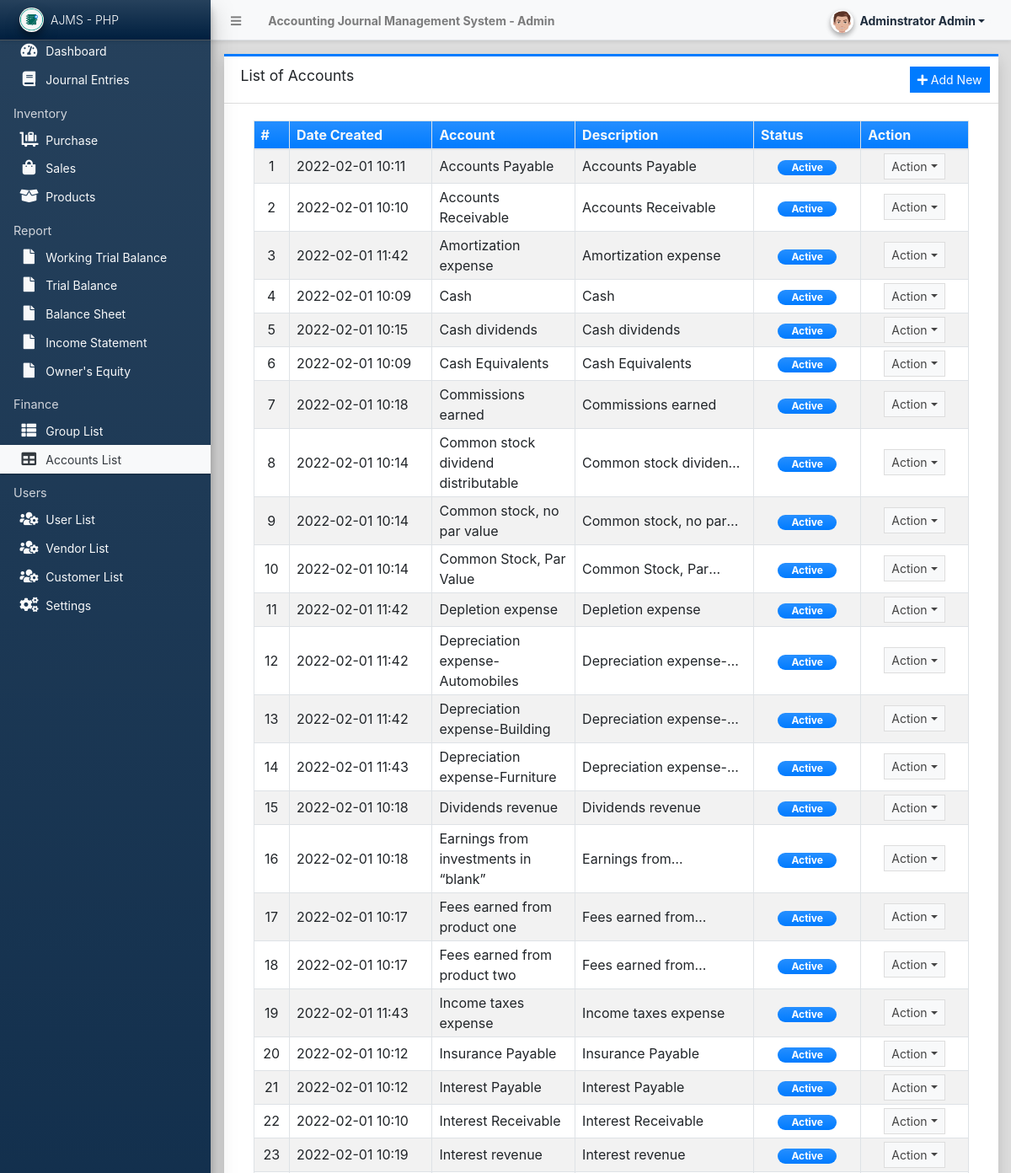
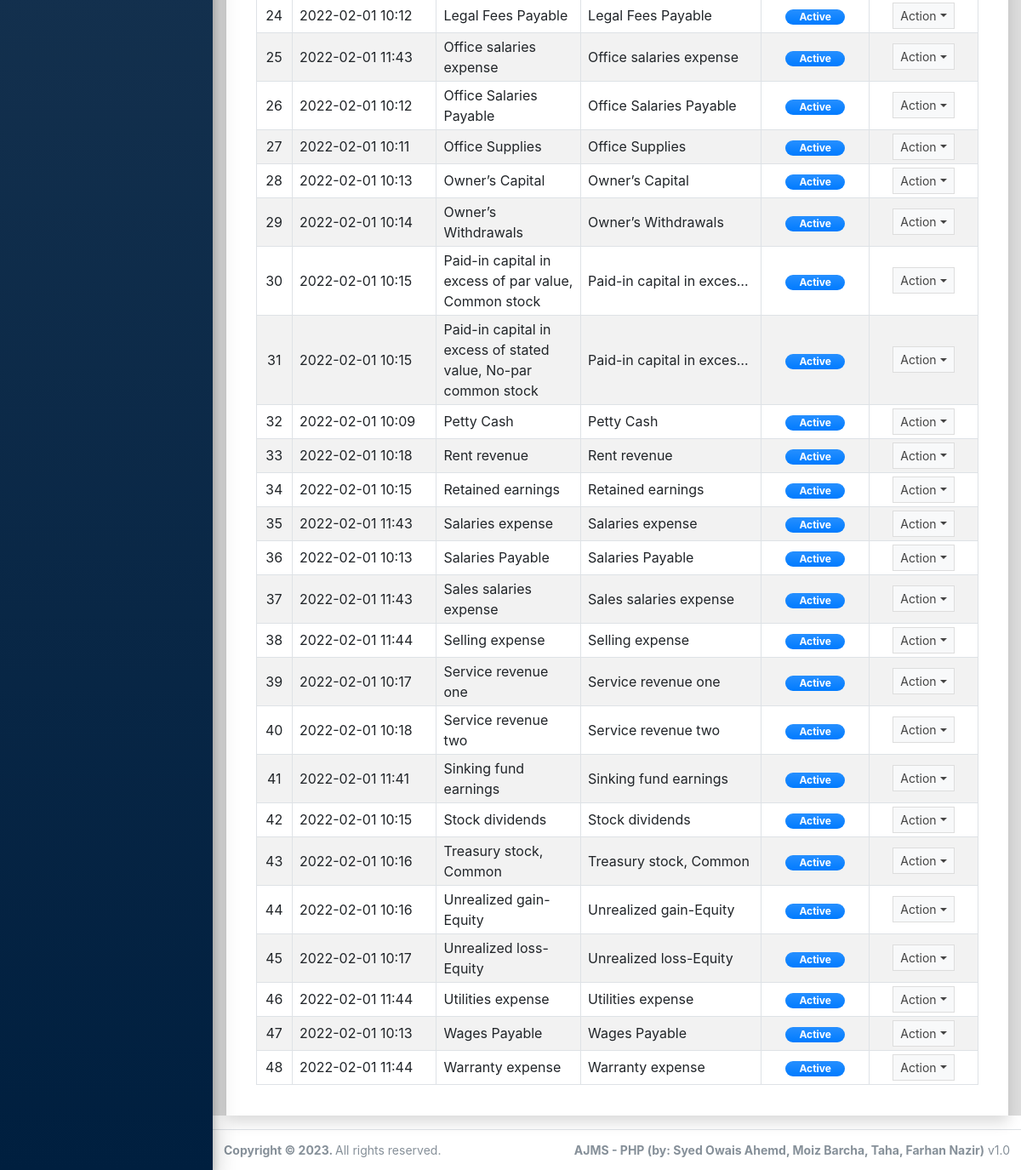
Page /admin/?page=accounts (signed in) on the earlier database version (2 pictures, top to bottom).
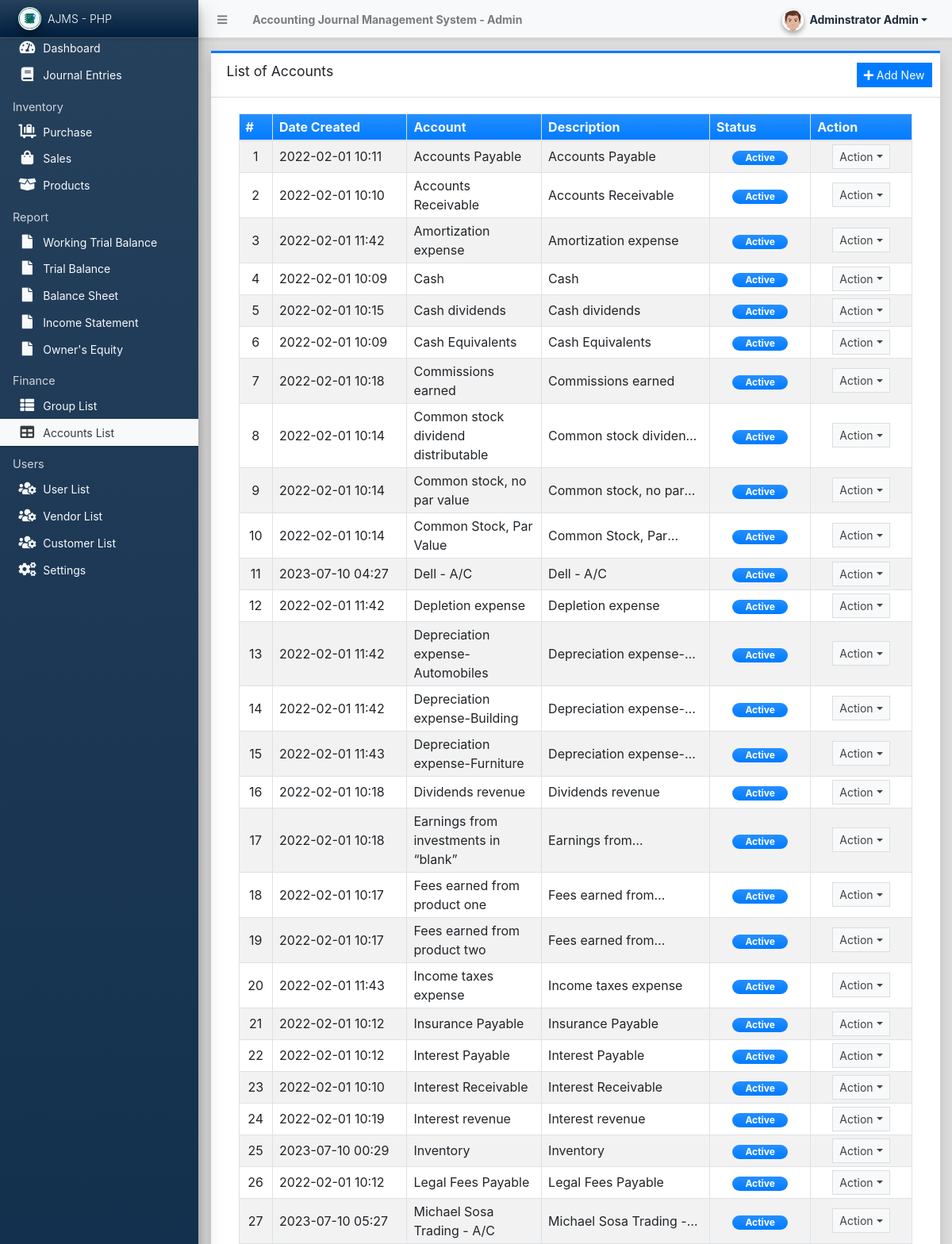
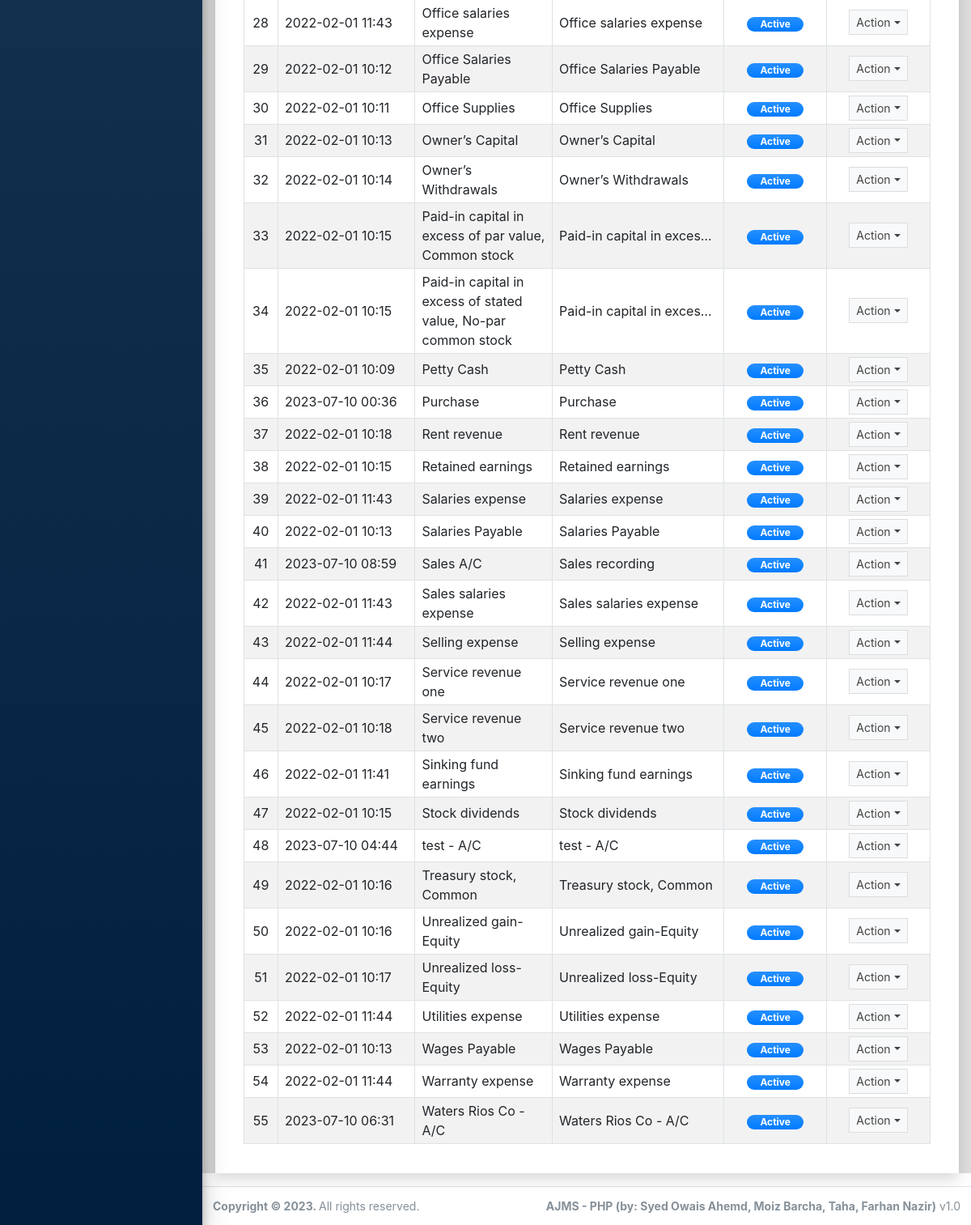
Same page on the later database version (2 pictures, top to bottom).
### tables this page shows
CREATE TABLE `account_list` (
  `id` int(30) NOT NULL,
  `name` text NOT NULL,
  `description` text NOT NULL,
  `status` tinyint(1) NOT NULL DEFAULT 1,
  `delete_flag` tinyint(1) NOT NULL DEFAULT 0,
  `date_created` datetime NOT NULL DEFAULT current_timestamp(),
  `date_updated` datetime DEFAULT NULL ON UPDATE current_timestamp()
);

### classes/DBConnection.php (called while the page is built, shortened)
<?php
class DBConnection{
    private $host = DB_SERVER;
    private $username = DB_USERNAME;
    private $password = DB_PASSWORD;
    private $database = DB_NAME;
    public $conn;
    public function __construct(){
        if (!isset($this->conn)) {
            $this->conn = new mysqli($this->host, $this->username, $this->password, $this->database);
        }
    }
}
?>

### classes/SystemSettings.php (called while the page is built, shortened)
<?php
class SystemSettings extends DBConnection{
	function info($field=''){
		if(!empty($field)){
			if(isset($_SESSION['system_info'][$field]))
				return $_SESSION['system_info'][$field];
			else
				return false;
		}else{
			return false;
		}
	}
}
$_settings = new SystemSettings();
?>

### config.php (called while the page is built, shortened)
<?php
require_once('classes/DBConnection.php');
require_once('classes/SystemSettings.php');
function validate_image($file){
	if(!empty($file)){
        $ex = explode('?',$file);
        $file = $ex[0];
        $param =  isset($ex[1]) ? '?'.$ex[1]  : '';
		if(is_file(base_app.$file)){
			return base_url.$file.$param;
		}else{
			return base_url.'dist/img/no-image-available.png';
		}
	}else{
		return base_url.'dist/img/no-image-available.png';
	}
}
?>

### admin/accounts/index.php (the view, shortened to what the changed rows need)
<div class="card card-outline card-primary rounded-0 shadow">
	<div class="card-body">
		<div class="container-fluid">
        <div class="container-fluid">
			<table class="table table-bordered table-hover table-striped">
				<colgroup>
				</colgroup>
				<thead>
					<tr class="bg-gradient-primary text-light">
						<th>#</th>
						<th>Date Created</th>
						<th>Account</th>
						<th>Description</th>
						<th>Status</th>
						<th>Action</th>
					</tr>
				</thead>
				<tbody>
					<?php
						$i = 1;
						$qry = $conn->query("SELECT * from `account_list` where delete_flag = 0 order by `name` asc ");
						while($row = $qry->fetch_assoc()):
					?>
						<tr>
							<td class="text-center"><?php echo $i++; ?></td>
							<td class=""><?php echo date("Y-m-d H:i",strtotime($row['date_created'])) ?></td>
							<td class=""><?php echo $row['name'] ?></td>
							<td class=""><p class="m-0 truncate-1"><?php echo $row['description'] ?></p></td>
							<td class="text-center">
								<?php
									switch($row['status']){
										case 1:
											echo '<span class="badge badge-primary bg-gradient-primary px-3 rounded-pill">Active</span>';
											break;
									}
								?>
							</td>
							<td align="center">
								<button type="button" class="btn btn-flat btn-default btn-sm dropdown-toggle dropdown-icon" data-toggle="dropdown">
									Action
								</button>
							</td>
						</tr>
					<?php endwhile; ?>
				</tbody>
			</table>
		</div>
		</div>
	</div>
</div>

### admin/inc/navigation.php (shortened to what the changed rows need)
<aside class="main-sidebar sidebar-dark-light elevation-4 sidebar-no-expand bg-gradient-navy">
  <a href="<?php echo base_url ?>admin" class="brand-link bg-transparent text-sm shadow-sm bg-gradient-navy">
  <img src="<?php echo validate_image($_settings->info('logo'))?>" alt="Store Logo" class="brand-image img-circle elevation-3 bg-black" style="width: 1.8rem;height: 1.8rem;max-height: unset;object-fit:scale-down;object-position:center center">
  <span class="brand-text font-weight-light"><?php echo $_settings->info('short_name') ?></span>
  </a>
</aside>

Differences in the rows shown:
added account_list: date_created "2023-07-10 04:27", name "Dell - A/C", description "Dell - A/C", status "Active"
added account_list: date_created "2023-07-10 00:29", name "Inventory", description "Inventory", status "Active"
added account_list: date_created "2023-07-10 05:27", name "Michael Sosa Trading - A/C", description "Michael Sosa Trading…", status "Active"
added account_list: date_created "2023-07-10 00:36", name "Purchase", description "Purchase", status "Active"
added account_list: date_created "2023-07-10 08:59", name "Sales A/C", description "Sales recording", status "Active"
added account_list: date_created "2023-07-10 04:44", name "test - A/C", description "test - A/C", status "Active"
added account_list: date_created "2023-07-10 06:31", name "Waters Rios Co - A/C", description "Waters Rios Co - A/C", status "Active"
